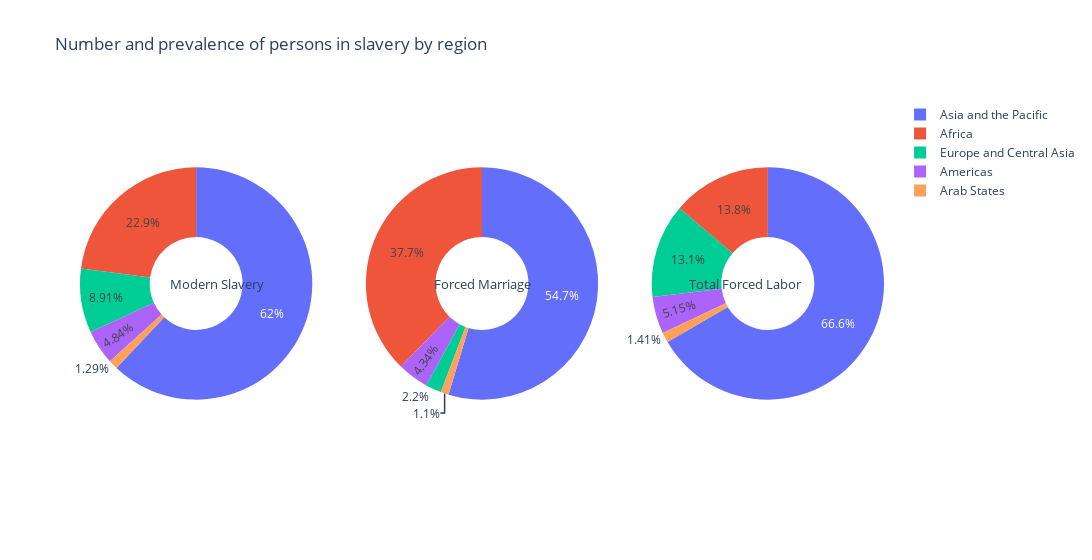

Here is the notebook cell this chart was saved with:
### Markdown cell above
# World Labour Data

### Code cell
labour_region = pd.read_csv("/kaggle/input/world-labour-datasets/world_labour_dataset/Number and prevalence of persons in modern slavery by region.csv")
labour_region_reserve = labour_region['Region(all_no_in_thousands)']
labour_region = labour_region[labour_region.select_dtypes(include=['number']).columns] *1000
labour_region['Region(all_no_in_thousands)'] = labour_region_reserve
labour_regions = labour_region[labour_region['Region(all_no_in_thousands)'] != 'World']
labour_region_world = labour_region[labour_region['Region(all_no_in_thousands)'] == 'World']


from plotly.subplots import make_subplots

labels = labour_regions['Region(all_no_in_thousands)'].tolist()

values1 = labour_regions['Modern Slavery'].tolist()
values2 = labour_regions['Forced Marriage'].tolist()
values3 = labour_regions['Total Forced Labor'].tolist()

# Create subplots: use 'domain' type for Pie subplot
fig = make_subplots(rows=1, cols=3, specs=[[{'type':'domain'}, {'type':'domain'},{'type':'domain'}]])

fig.add_trace(go.Pie(labels=labels, values=values1, name="Modern Slavery"),
              1, 1)
fig.add_trace(go.Pie(labels=labels, values=values2, name="Forced Marriage"),
              1, 2)
fig.add_trace(go.Pie(labels=labels, values=values3, name="Total Forced Labor"),
              1, 3)

# Use `hole` to create a donut-like pie chart
fig.update_traces(hole=.4, hoverinfo="label+percent+name")

fig.update_layout(
    autosize=True,
    width=1500,
    title_text="Number and prevalence of persons in slavery by region",
    # Add annotations in the center of the donut pies.
    annotations=[dict(text='Modern Slavery', x=0.11, y=0.5, font_size=13, showarrow=False),
                 dict(text='Forced Marriage', x=0.5, y=0.5, font_size=13, showarrow=False),
                dict(text='Total Forced Labor', x=0.9, y=0.5, font_size=13, showarrow=False)])
fig.show()

### Figure 1 — Plotly figure (JSON) as saved in the notebook; plotly's stock layout.template omitted (floating-point values rounded to 4 significant figures)
{"data": [{"domain": {"x": [0.0, 0.2889], "y": [0.0, 1.0]}, "hole": 0.4, "hoverinfo": "label+percent+name", "labels": ["Africa", "Americas", "Arab States", "Asia and the Pacific", "Europe and Central Asia"], "name": "Modern Slavery", "type": "pie", "values": [9240000, 1950000, 520000, 24990000, 3590000]}, {"domain": {"x": [0.3556, 0.6444], "y": [0.0, 1.0]}, "hole": 0.4, "hoverinfo": "label+percent+name", "labels": ["Africa", "Americas", "Arab States", "Asia and the Pacific", "Europe and Central Asia"], "name": "Forced Marriage", "type": "pie", "values": [5820000, 670000, 170000, 8440000, 340000]}, {"domain": {"x": [0.7111, 1.0], "y": [0.0, 1.0]}, "hole": 0.4, "hoverinfo": "label+percent+name", "labels": ["Africa", "Americas", "Arab States", "Asia and the Pacific", "Europe and Central Asia"], "name": "Total Forced Labor", "type": "pie", "values": [3420000, 1280000, 350000, 16550000, 3250000]}], "layout": {"annotations": [{"font": {"size": 13}, "showarrow": false, "text": "Modern Slavery", "x": 0.11, "y": 0.5}, {"font": {"size": 13}, "showarrow": false, "text": "Forced Marriage", "x": 0.5, "y": 0.5}, {"font": {"size": 13}, "showarrow": false, "text": "Total Forced Labor", "x": 0.9, "y": 0.5}], "autosize": true, "title": {"text": "Number and prevalence of persons in slavery by region"}, "width": 1500}}
